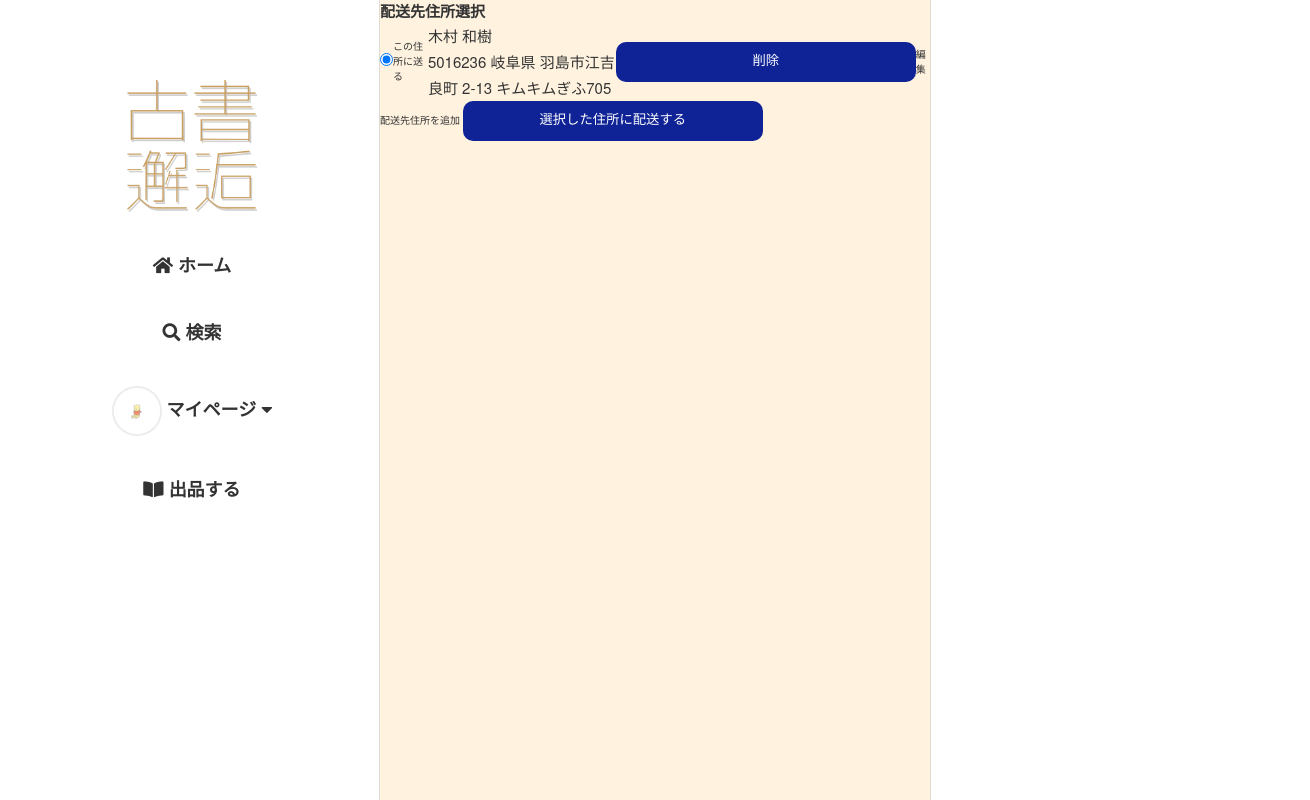
/mypage/shippingaddress (signed in), run on the app's committed database.
### flmapp/models/user.py (models this page shows, shortened)
class User(UserMixin, db.Model):
    __tablename__ = 'User'
    __table_args__ = (CheckConstraint('update_at >= create_at'),)
    User_id = db.Column(db.Integer, primary_key=True)
    user_code = db.Column(db.String(64), unique=True, index=True, nullable=False)
    username = db.Column(db.String(64), index=True, nullable=False)
    email = db.Column(db.String(64), unique=True, index=True, nullable=False)
    password_hash = db.Column(db.String(128), nullable=False)
    picture_path = db.Column(db.Text, default='default.jpeg', nullable=False)
    prof_comment = db.Column(db.Text)
    default_ShippingAddress_id = db.Column(db.Integer, db.ForeignKey('ShippingAddress.ShippingAddress_id'))
    default_pay_way = db.Column(db.Integer, default=1, nullable=False)
    default_Credit_id = db.Column(db.Integer, db.ForeignKey('Credit.Credit_id'))
    is_active = db.Column(db.Boolean, default=True, nullable=True)
    create_at = db.Column(db.DateTime, default=datetime.now, nullable=False)
    update_at = db.Column(db.DateTime, default=datetime.now, nullable=False)
    def get_id(self):
        return (self.User_id)
    @property
    def password(self):
        raise AttributeError('パスワードは読み取り可能な属性ではありません。')

class ShippingAddress(db.Model):
    __tablename__ = 'ShippingAddress'
    __table_args__ = (CheckConstraint('update_at >= create_at'),)
    ShippingAddress_id = db.Column(db.Integer, primary_key=True)
    User_id = db.Column(db.Integer, db.ForeignKey('User.User_id'), nullable=False)
    last_name = db.Column(db.String(255), nullable=False)
    first_name = db.Column(db.String(255), nullable=False)
    last_name_kana = db.Column(db.String(255), nullable=False)
    first_name_kana = db.Column(db.String(255), nullable=False)
    zip_code = db.Column(db.Integer, nullable=False)
    prefecture = db.Column(db.String(64), nullable=False)
    address1 = db.Column(db.String(255), nullable=False)
    address2 = db.Column(db.String(255), nullable=False)
    address3 = db.Column(db.String(255))
    create_at = db.Column(db.DateTime, default=datetime.now, nullable=False)
    update_at = db.Column(db.DateTime, default=datetime.now, nullable=False)
    @classmethod
    def search_shippingaddress(cls, ShippingAddress_id):
        return cls.query.get(ShippingAddress_id)
    @classmethod
    def select_shippingaddresses_by_user_id(cls):
        return cls.query.filter_by(User_id = current_user.get_id()).all()

### flmapp/views/mypage.py (the view)
@bp.route('/shippingaddress', methods=['GET', 'POST'])
@login_required # ログインしていないと表示できないようにする
def shippingaddress():
    form = ShippingAddressForm(request.form, ShippingAddress_id=current_user.default_ShippingAddress_id)
    delete_form = HiddenShippingAddressDeleteForm(request.form)
    shippingaddresses = ShippingAddress.select_shippingaddresses_by_user_id()
    if shippingaddresses:
        form.ShippingAddress_id.choices += [(int(shippingaddress.ShippingAddress_id),'この住所に送る') for shippingaddress in shippingaddresses]
    if request.method=='POST' and form.validate():
        with db.session.begin(subtransactions=True):
            current_user.default_ShippingAddress_id = form.ShippingAddress_id.data
        db.session.commit()
        flash('配送先住所を設定しました。')
    return render_template('mypage/shippingaddress.html', form=form, delete_form=delete_form, shippingaddresses=shippingaddresses)

### flmapp/forms/mypage.py (shortened to what this page needs)
class ShippingAddressForm(FlaskForm):
    ShippingAddress_id = RadioField('配送先住所', choices=[], coerce=int)
    submit = SubmitField('選択した住所に配送する')

class HiddenShippingAddressDeleteForm(FlaskForm):
    ShippingAddress_id = HiddenField()
    submit = SubmitField('削除')

### flmapp/models/user.py (called while the page is built)
@login_manager.user_loader
def load_user(user_id):
    return User.query.get(user_id)

### flmapp/views/mypage.py (called while the page is built)
@bp.context_processor
def shippingaddresses_processor():
    def search_shippingaddress(ShippingAddress_id):
        shippingaddress = ShippingAddress.search_shippingaddress(ShippingAddress_id)
        return shippingaddress
    return dict(search_shippingaddress=search_shippingaddress)

@bp.context_processor
def credit_processor():
    def search_credit(Credit_id):
        """クレジット情報レコードを返す"""
        credit = Credit.search_credit(Credit_id)
        return credit
    return dict(search_credit=search_credit)

@bp.context_processor
def likes_count_processor():
    def likes_count(sell_id):
        """いいねの数をカウントして返す"""
        all_likes = Likes.select_likes_by_sell_id(sell_id)
        return len(all_likes)
    return dict(likes_count=likes_count)

@bp.context_processor
def followers_count_processor():
    def followers_count(user_id):
        """フォロワーの数をカウントして返す"""
        all_followers = UserConnect.select_followers_by_user_id(user_id)
        return len(all_followers)
    return dict(followers_count=followers_count)

### flmapp/templates/mypage/shippingaddress.html (shortened to what this page needs)
{% from "_formhelpers.html" import render_field %}
{% extends "base02.html" %}
{% block content %}
<h2>配送先住所選択</h2>
<table>
{% for field in form.ShippingAddress_id %}
    {% set shippingaddress = search_shippingaddress(field.data) %}
    <tr>
        <td>{{ field(form="choice") }}</td>
        <td>{{ field.label }}</td>
        <td>
            <p>
                {{ shippingaddress.last_name }}
                {{ shippingaddress.first_name }}
            </p>
            <p>
                {{ shippingaddress.zip_code }}
                {{ shippingaddress.prefecture }}
                {{ shippingaddress.address1 }}
                {{ shippingaddress.address2 }}
                {{ shippingaddress.address3 }}
            </p>
        </td>
        <td>
            <form method="POST" action="{{url_for('mypage.shippingaddress_delete')}}">
                {{ delete_form.submit() }}
            </form>
        </td>
        <td><a href="{{ url_for('mypage.shippingaddress_edit', shippingaddress_id=shippingaddress.ShippingAddress_id) }}">編集</a></td>
    </tr>
{% endfor %}
</table>
{% if shippingaddresses|length < 5 %}
    <a href="{{ url_for('mypage.shippingaddress_register') }}">配送先住所を追加</a>
{% else %}
    <P>配送先住所は5件以上登録できません。</P>
{% endif %}
{{ form.submit(form="choice") }}
{% endblock %}

### flmapp/templates/base02.html (shortened to what this page needs)
<!DOCTYPE html>
<html lang="ja">
    <head>
        <link rel="stylesheet" href="https://use.fontawesome.com/releases/v5.15.1/css/all.css">
        <link rel="stylesheet" type="text/css" href="{{ url_for('static', filename='css/sanitize.css')}}">
        <link rel="stylesheet" type="text/css" href="{{ url_for('static', filename='css/global.css')}}">
        <link rel="stylesheet" type="text/css" href="{{ url_for('static', filename='css/kosho-flame.css')}}">
        <link rel="stylesheet" type="text/css" href="{{ url_for('static', filename='css/common2.css')}}">
        <link rel="stylesheet" href="{{ url_for('static', filename='css/login_required_modal.css')}}">
        <link rel="stylesheet" href="{{ url_for('static', filename='css/like.css')}}">
        <link rel="stylesheet" href="{{ url_for('static', filename='css/item.css')}}">
    </head>
    <body>
        <div class="wrap">
            <header>
                <div class="h-wrap">
                    <h1><img src="{{ url_for('static', filename='images/logo.png')}}" alt="ロゴ"></h1>
                    <nav>
                        <ul>
                            <li><a id="home" href="{{url_for('route.home')}}">
                                <i class="fas fa-home"></i>
                                ホーム
                            </a></li>
                            <li><a href="{{url_for('search.search')}}">
                                <i class="fas fa-search"></i>
                                検索
                            </a></li>
                            {% if current_user.is_authenticated %}
                                <li>
                                    <label for="check1" class="accordion-open">
                                        <img class="u-icon" src="{{url_for('static', filename='user_image/' + current_user.picture_path)}}">
                                        マイページ
                                        <i class="fas fa-caret-down"></i>
                                    </label>
                                </li>
                            {% else %}
                                <li><a href="{{url_for('auth.login')}}">
                                    ログイン
                                </a></li>
                            {% endif %}
                            <li><a href="{{url_for('sell.sell')}}">
                                <i class="fas fa-book-open"></i>
                                出品する
                            </a></li>
                        </ul>
                    </nav>
                </div>
            </header>
            <div class="container">
                {% block content %}
                {% endblock %}
            </div>
            <div class="r-content">
            </div>
        </div>
    </body>
</html>

### flmapp/static/css/sanitize.css (style rules this page uses)
article, aside, details, figcaption, figure, footer, header, main, menu, nav, section, summary { display: block; }
html { box-sizing: border-box; cursor: default; font-family: sans-serif; line-height: 1.5; -ms-text-size-adjust: 100%; -webkit-text-size-adjust: 100%; }
body { margin: 0; }
h1 { font-size: 2em; margin: .67em 0; }
nav ol, nav ul { list-style: none; }
audio, canvas, iframe, img, svg, video { vertical-align: middle; }
img { border-style: none; }
a { background-color: transparent; -webkit-text-decoration-skip: objects; }
table { border-collapse: collapse; border-spacing: 0; }
button, input { overflow: visible; }
button, html [type="button"], [type="reset"], [type="submit"] { -webkit-appearance: button; }
[type="checkbox"], [type="radio"] { padding: 0; }
a, area, button, input, label, select, textarea, [tabindex] { -ms-touch-action: manipulation; touch-action: manipulation; }

### flmapp/static/css/global.css (style rules this page uses)
* { margin: 0; padding: 0; outline: none; }
html { font-size: 62.5%; }
body { background-color: #FFF; color : #333333; font-family: "Helvetica Neue", Arial, "Hiragino Kaku Gothic ProN", "Hiragino Sans", Meiryo, sans-serif; }
h1 { margin: 0; }
h2 { margin: 0; }
p { margin: 0; font-size: 1.5rem; line-height: 1.75; }
a { color: #333333; text-decoration: none; display: inline-block; transition: color 0.5s; }
ul { list-style: none; }

### flmapp/static/css/kosho-flame.css (style rules this page uses)
input, select, textarea { font-family: 'Courier New', Courier, monospace; }
#submit { width: 300px; height: 40px; line-height: 40px; border: none; border-radius: 10px; color: white; transition: .2s; background-color: #0f2396; }

### flmapp/static/css/common2.css (style rules this page uses)
.wrap { width: 1300px; margin: 0 auto; display: flex; justify-content: space-between; overflow: visible; }
header { position: sticky; top: 0; width: 375px; overflow-y: scroll; -ms-overflow-style: none; height: 100vh; background-color: #FFF; padding-top: 80px; border-right: solid 1.5px #dedbd5; }
.container { min-height: 100vh; width: 550px; background-color: #fff3e0; }
.r-content { position: sticky; top: 0; width: 375px; overflow-y: scroll; -ms-overflow-style: none; height: 100vh; padding-left: 30px; padding-bottom: 30px; background-color: #FFF; border-left: solid 1.5px #dedbd5; }
.h-wrap { display: flex; flex-direction: column; align-items: center; }
header h1 img { width: 130px; }
.h-wrap nav ul li { text-align: center; margin: 40px 0; }
.h-wrap nav ul li:not(.mp-a) { font-size: 1.8rem; font-weight: bold; }
.u-icon { width: 50px; border-radius: 50%; border: 2px solid #ececec; }
.accordion-open { display: block; cursor: pointer; font-size: 1.8rem; font-weight: bold; transition: color 0.5s; }

### data on the page
User: picture_path (picture)
ShippingAddress: last_name "木村", first_name "和樹", zip_code "5016236", prefecture "岐阜県", address1 "羽島市江吉良町", address2 "2-13", address3 "キムキムぎふ705"

### other printed values
{{ field.label }} "この住所に送る"
